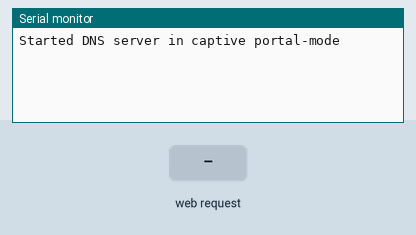
Simulated run of this sketch. Board: ESP32. On the bench: the last lines printed to the serial monitor. The inputs (shaded band) are chosen by the test bench.

Above: at 1.2 s.
1.3 s: HTTP request GET /signup received
At 1.8 s:
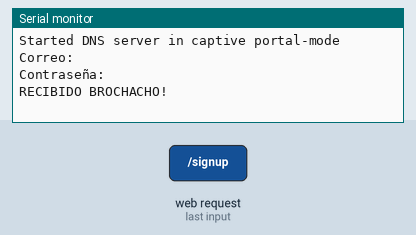
2.8 s: HTTP request GET /signup?mail=1 received
At 4.1 s:
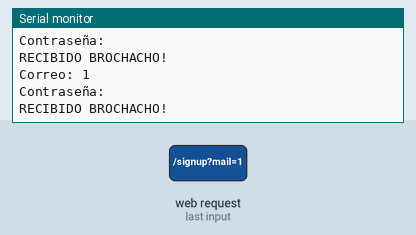

Measured:
- after the input at 1.3 s, the serial monitor: prints a new line at once (image 1)
- after the input at 2.8 s, the serial monitor: prints a new line at once (image 2)

The sketch:

CaptivePortal.ino
```cpp
#include <Arduino.h>
#include <WiFi.h>
#include <DNSServer.h>
#include <WebServer.h>

DNSServer dnsServer;
WebServer server(80);

static const char responsePortal[] = R"===(
<!DOCTYPE html>
<html>
<head>
    <meta charset="UTF-8">
    <style>
        body {
            font-family: Arial, sans-serif;
            padding: 20px;
            background: #f3f3f3;
        }
        h1 {
            color: #b30000;
        }
        input {
            display: block;
            margin-bottom: 5px;
            padding: 8px;
            width: 250px;
            border: 1px solid #ccc;
            border-radius: 5px;
        }
        input.error {
            border: 2px solid red;
        }
        .error-msg {
            color: red;
            font-size: 14px;
            margin-bottom: 10px;
        }
        button {
            padding: 8px 16px;
            background: #b30000;
            color: white;
            border: none;
            border-radius: 5px;
            cursor: pointer;
        }
        button:hover {
            background: #e60000;
        }
        button  {
            padding: 8px 15px;
            background: #b30000;
            color: white;
            border: none;
            border-radius: 5px;
            cursor: pointer;
        }
        .rules {
            font-size: 14px;
            color: #555;
        }
        pre {
            background: #fff;
            padding: 10px;
            border-radius: 10px;
            box-shadow: 0px 0px 5px #ccc;
        }
    </style>
</head>
<body>

<h1>User Sign Up</h1>
<p>Please Sign up with new Account!</p>

<form action="/signup" method="GET">
  <input type="text" name="mail" placeholder="Mail (Ex: Example@domain.com)">
  <input type="text" name="pwd" placeholder="Password">
  <button type="submit">Sign Up!</button>
</form>

<pre>
  |\__/,|   (`\
_.|o o  |_   ) )
-(((---(((--------
</pre>
<script>
function validar() {
    let correo = document.getElementById("correo").value;
    let pass = document.getElementById("pass").value;

    let correoMsg = document.getElementById("correo-msg");
    let passMsg = document.getElementById("pass-msg");

    // ----------- RESETEAR ESTILOS -----------
    correoMsg.textContent = "";
    passMsg.textContent = "Reglas: mínimo 8 caracteres, debe tener un número o un símbolo";
    document.getElementById("correo").classList.remove("error");
    document.getElementById("pass").classList.remove("error");

    let valido = true;

    // ----------- VALIDAR CORREO -----------
    if (!(correo.includes("@") && correo.includes("."))) {
        correoMsg.textContent = "Correo no válido :c";
        document.getElementById("correo").classList.add("error");
        valido = false;
    }

    // ----------- VALIDAR CONTRASEÑA -----------
    let tieneNumero = /[0-9]/.test(pass);
    let tieneSimbolo = /[!@#$%^&*()\-_=+{}[\]:;"',.<>/?]/.test(pass);
    let largo = pass.length >= 8;

    if (!largo || !(tieneNumero || tieneSimbolo)) {
        document.getElementById("pass").classList.add("error");
        let errores = [];
        if (!largo) errores.push("mínimo 8 caracteres");
        if (!(tieneNumero || tieneSimbolo)) errores.push("al menos un número o símbolo");
        passMsg.textContent = "Reglas: " + errores.join(", ");
        valido = false;
    }

    // Si todo está bien
    if (valido) {
        alert("¡Todo válido!");
    }
}
</script>

</body>
</html>

)===";

// index page handler
void handleRoot() {
  server.send(200, "text/plain", "Welcome!");
}

// this will redirect unknown http req's to our captive portal page
// based on this redirect various systems could detect that WiFi AP has a captive portal page
void handleNotFound() {
  server.sendHeader("Location", "/portal");
  server.send(302, "text/plain", "redirect to captive portal");
}

void setup() {
  Serial.begin(115200);
  WiFi.AP.begin();
  WiFi.AP.create("Free-WiFi01");
  WiFi.AP.enableDhcpCaptivePortal();

  // by default DNSServer is started serving any "*" domain name. It will reply
  // AccessPoint's IP to all DNS request (this is required for Captive Portal detection)
  if (dnsServer.start()) {
    Serial.println("Started DNS server in captive portal-mode");
  } else {
    Serial.println("Err: Can't start DNS server!");
  }

  // serve a simple root page
  server.on("/", handleRoot);

  // serve portal page
  server.on("/portal", []() {
    server.send(200, "text/html", responsePortal);
  });

  server.on("/signup", HTTP_GET, []() {
    String Mail = server.arg("mail");
    Serial.println("Correo: " + Mail);
    String Password = server.arg("pwd");
    Serial.println("Contraseña: " + Password);
    Serial.println("RECIBIDO BROCHACHO!");
  });

  // all unknown pages are redirected to captive portal
  server.onNotFound(handleNotFound);
  server.begin();
}

void loop() {
  server.handleClient();
  delay(5);  // give CPU some idle time
}
```
